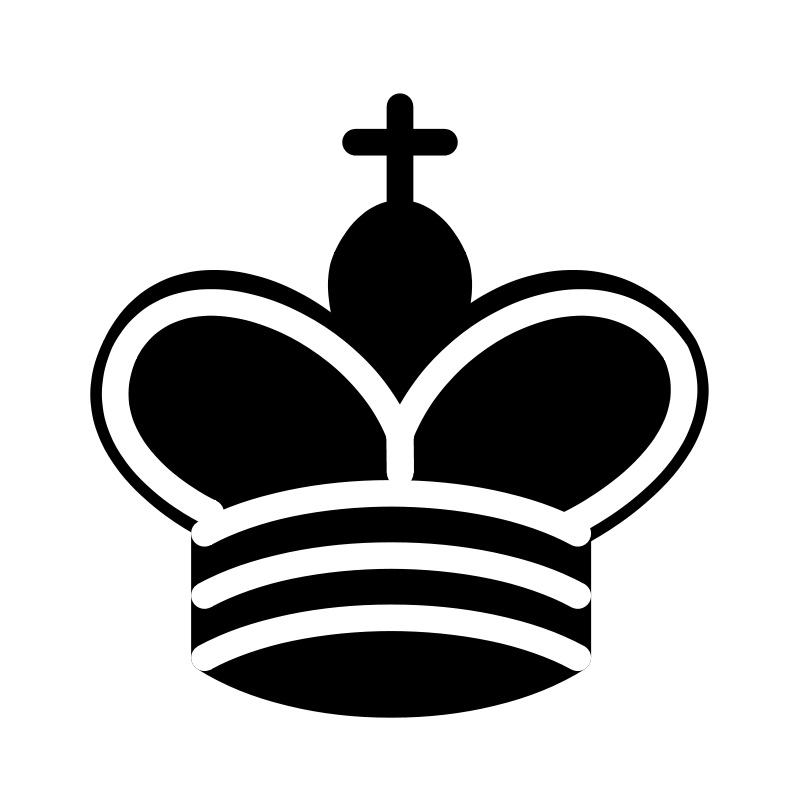
#> input picture ChessPieces/-1.jpg, 800 x 800 px
$ python -i modules.py   (imports and definitions only)
#> lines starting #> are read from the running program, lines starting #| are printed output that depends on the picture; after the words box and inside, x2 and y2 are one past the last pixel; in counts of white or black regions, pixels touching at a corner belong together
#> further down, picture is the input picture: shape (800, 800, 3); min 0, max 255, mean 191
import cv2 as cv
import matplotlib.pyplot as plt
import numpy as np
import math


def getBlob(img):
    img = cv.GaussianBlur(img, (5, 5), 0)
    edges = cv.Canny(img, 50, 50)
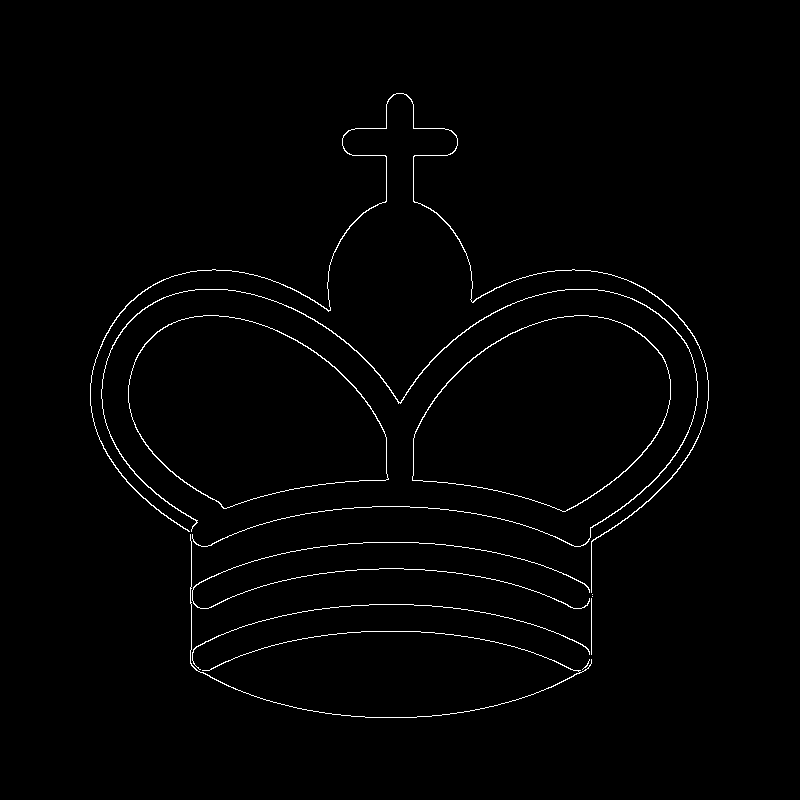
#> edges: shape (800, 800); 1.2% white in thin lines or dots, all inside (x1, y1, x2, y2) = (90, 93, 709, 718)

    kernel = np.ones((4, 4), np.uint8)
    dilation = cv.dilate(edges, kernel, iterations=1)
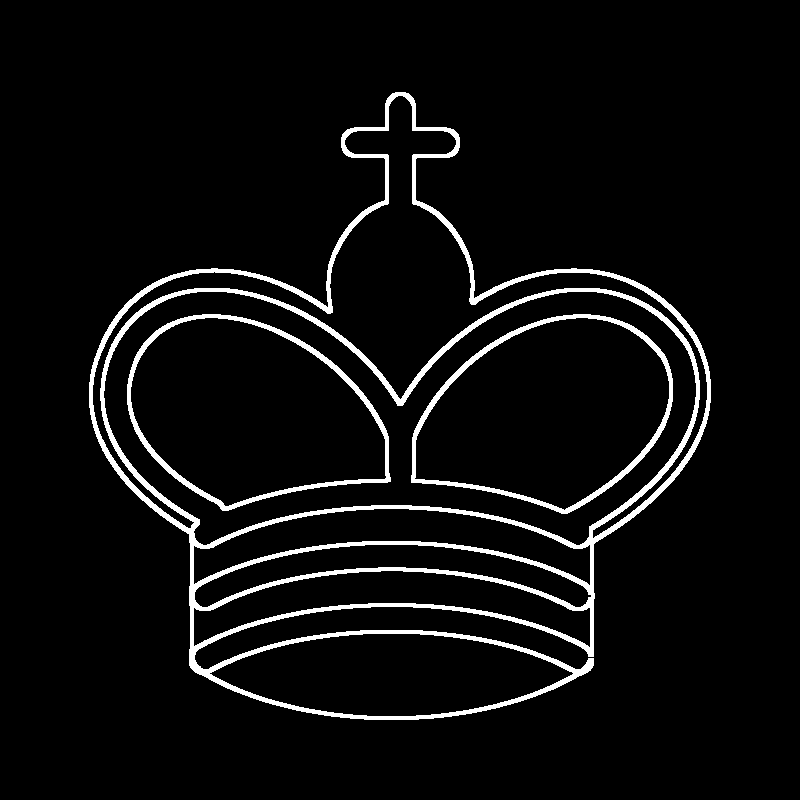
#> dilation: shape (800, 800); 5.3% white; 3 white regions, box (x1, y1, x2, y2) and area: (89, 92, 711, 720) 26524, (411, 314, 673, 514) 3562, (127, 314, 391, 511) 3549
    ret, thresh = cv.threshold(dilation, 127, 255, 0)

    return thresh


# [40 lines left out: functions getIntersections, getContour, not called in this run]


def getCenter(contour):
    x, y, w, h = cv.boundingRect(contour)
    return [int(x + w / 2), int(y + h / 2)], x, y, w, h


# [127 lines left out: functions getNeighbour, getCorners, getPosition, findStableFrames, detectMovementAndUpdateBoard, showImage and 1 more, not called in this run]

>>> import cv2
>>> picture = cv2.imread('ChessPieces/-1.jpg')
>>> result = getBlob(picture)

$ run again, on ChessPieces/-2.jpg
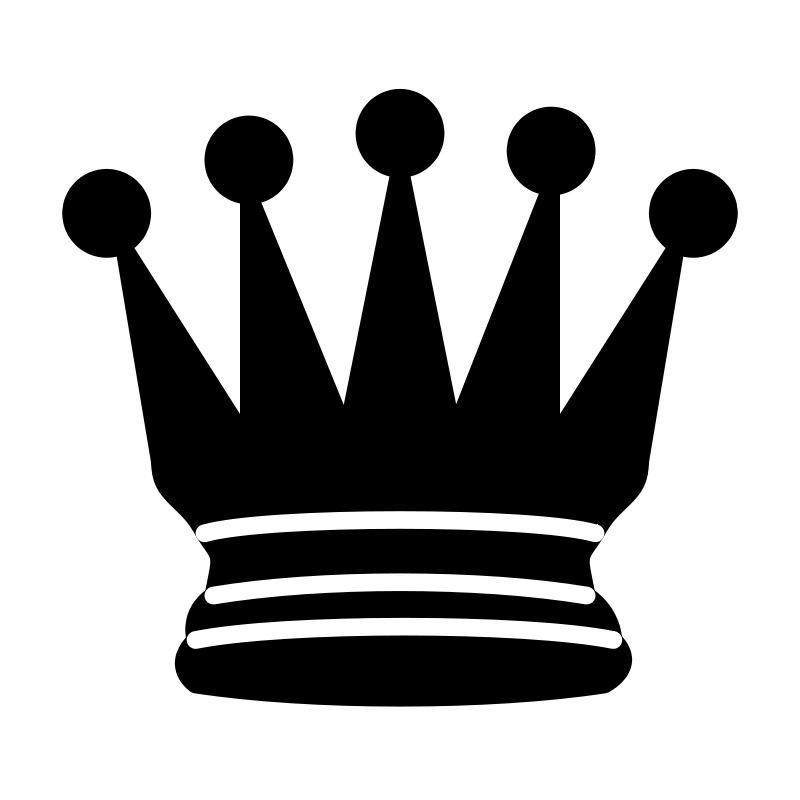
#> input picture ChessPieces/-2.jpg, 800 x 800 px
#> picture is the input picture: shape (800, 800, 3); min 0, max 255, mean 175.1
#> in getBlob, `edges = cv.Canny(img, 50, 50)`:
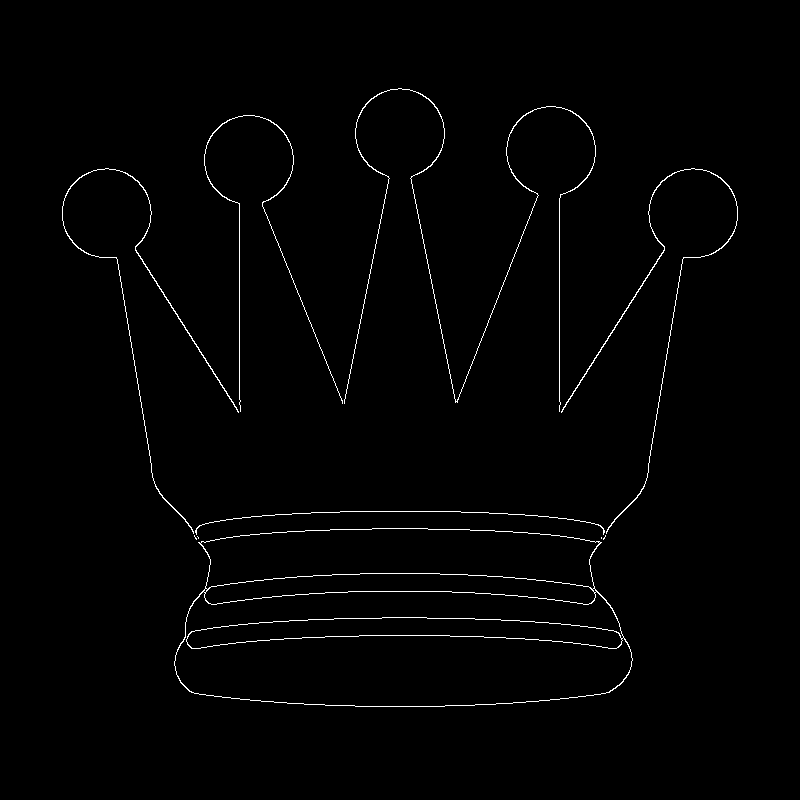
#> edges: shape (800, 800); 1.2% white in thin lines or dots, all inside (x1, y1, x2, y2) = (62, 88, 738, 707)
#> in getBlob, `dilation = cv.dilate(edges, kernel, iterations=1)`:
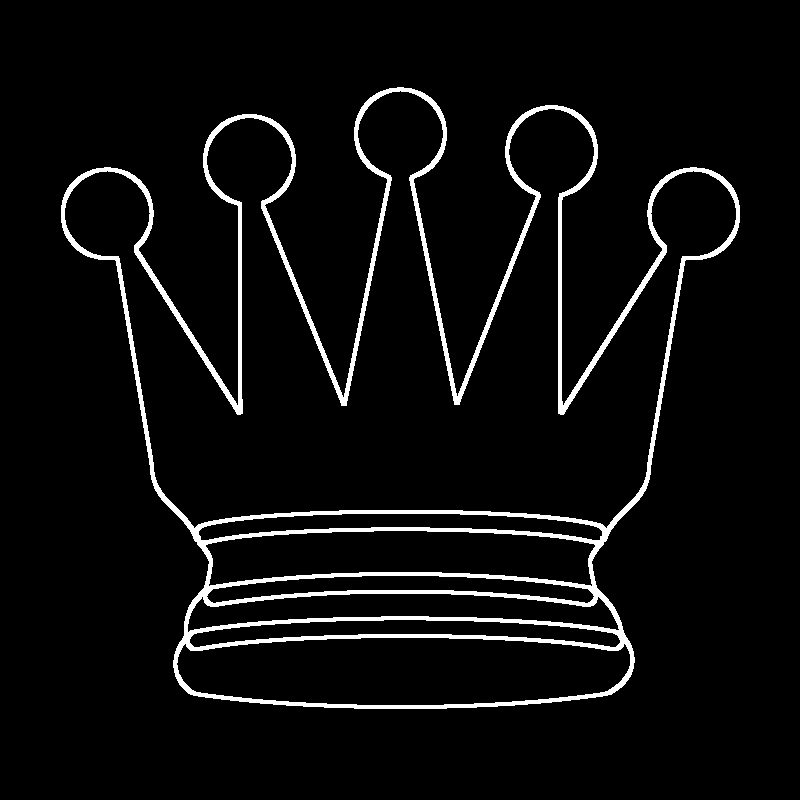
#> dilation: shape (800, 800); 4.9% white; 1 white region, box (x1, y1, x2, y2) and area: (61, 87, 740, 709) 31437

$ run again, on ChessPieces/-3.jpg
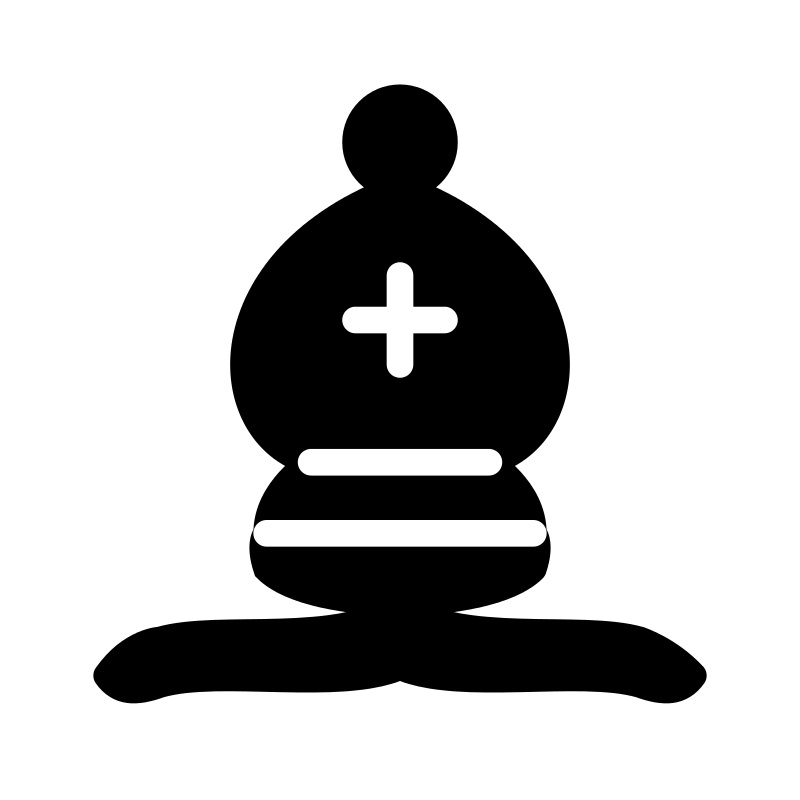
#> input picture ChessPieces/-3.jpg, 800 x 800 px
#> picture is the input picture: shape (800, 800, 3); min 0, max 255, mean 194.7
#> in getBlob, `edges = cv.Canny(img, 50, 50)`:
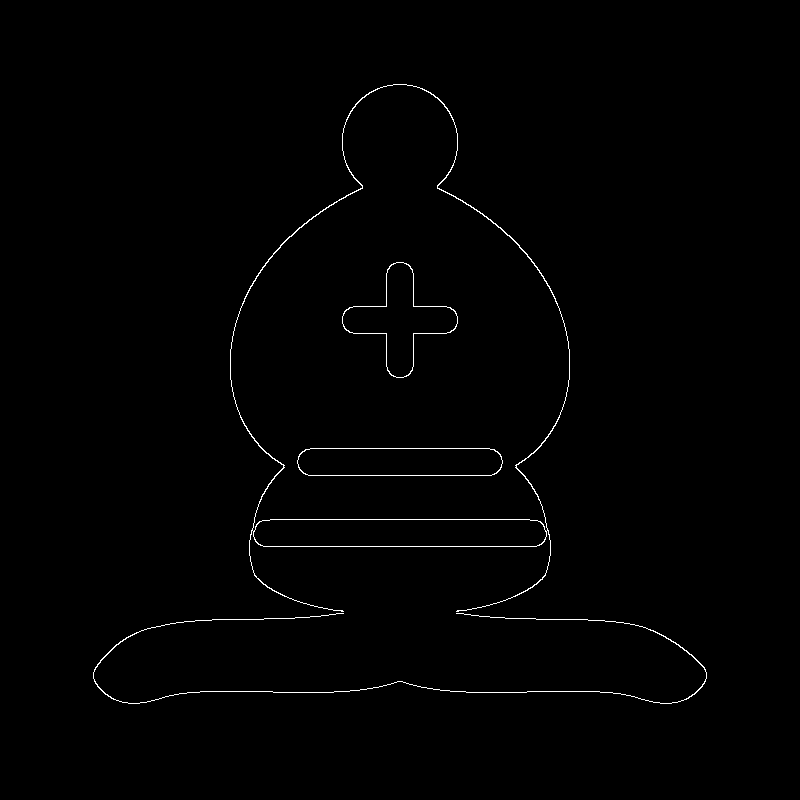
#> edges: shape (800, 800); 0.7% white in thin lines or dots, all inside (x1, y1, x2, y2) = (93, 84, 707, 704)
#> in getBlob, `dilation = cv.dilate(edges, kernel, iterations=1)`:
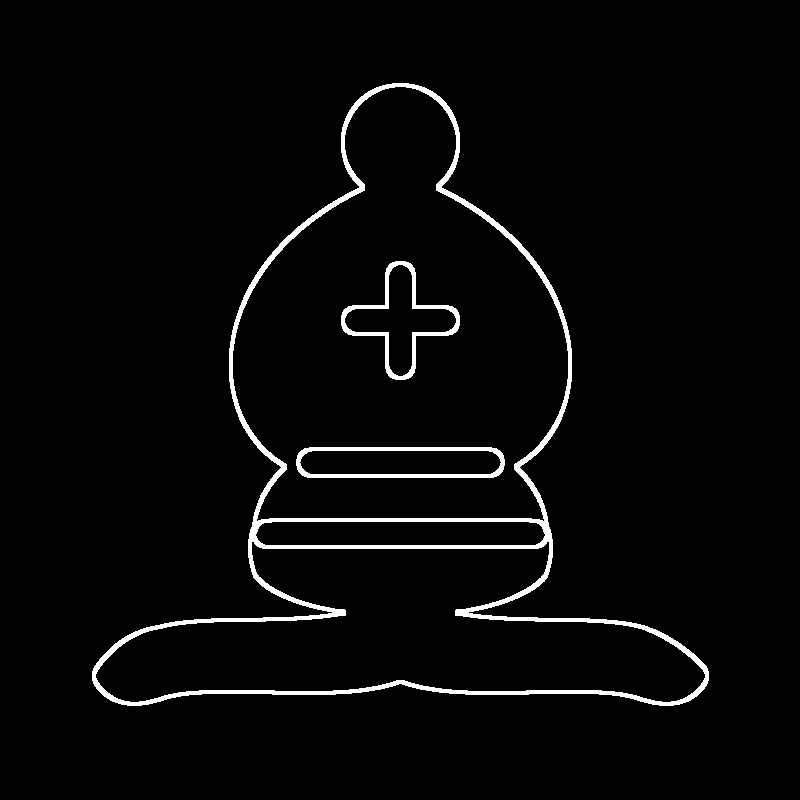
#> dilation: shape (800, 800); 2.9% white; 3 white regions, box (x1, y1, x2, y2) and area: (92, 83, 709, 706) 14972, (296, 447, 505, 478) 1848, (341, 261, 460, 380) 1824
